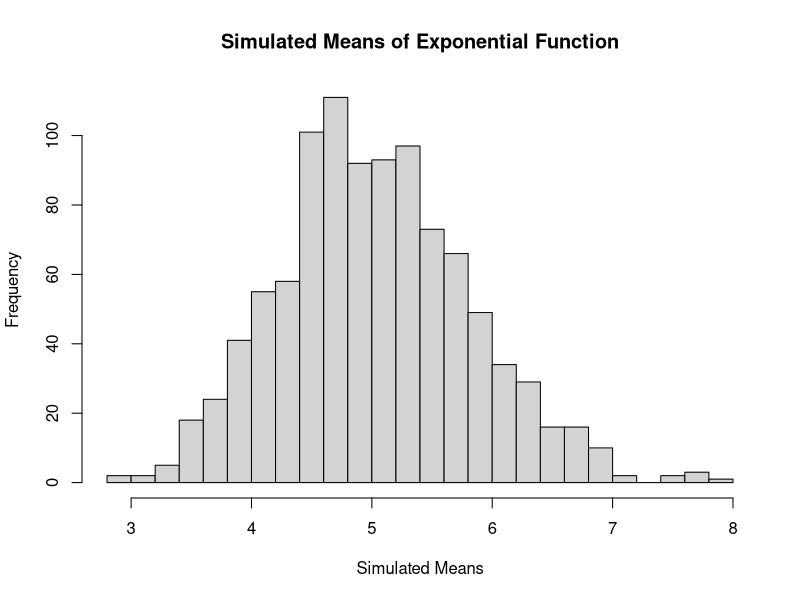
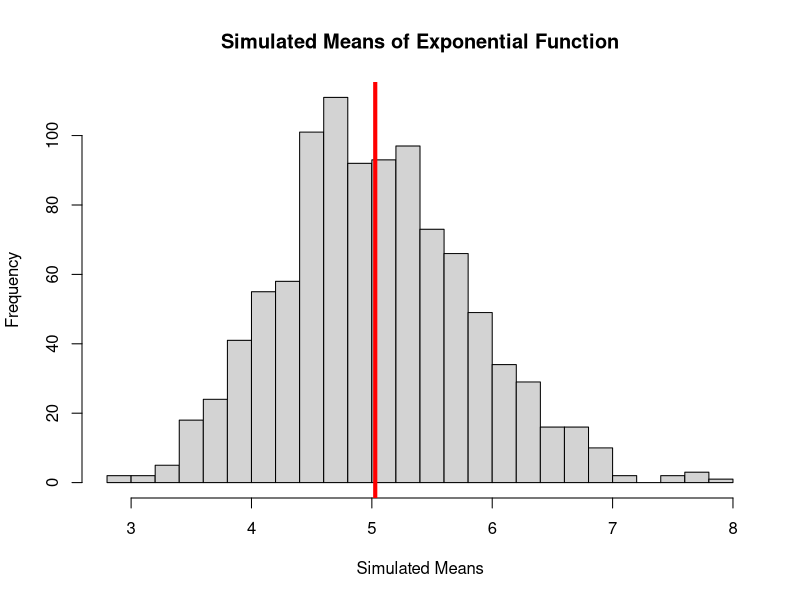
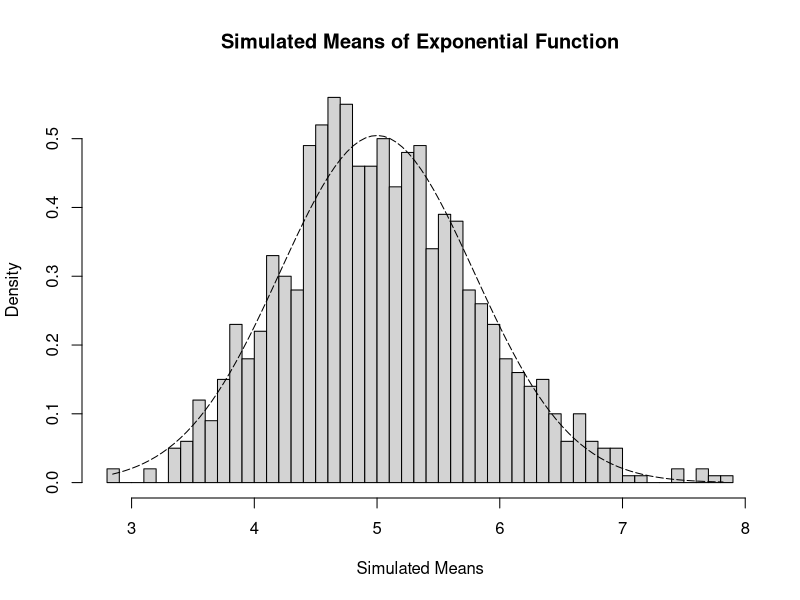
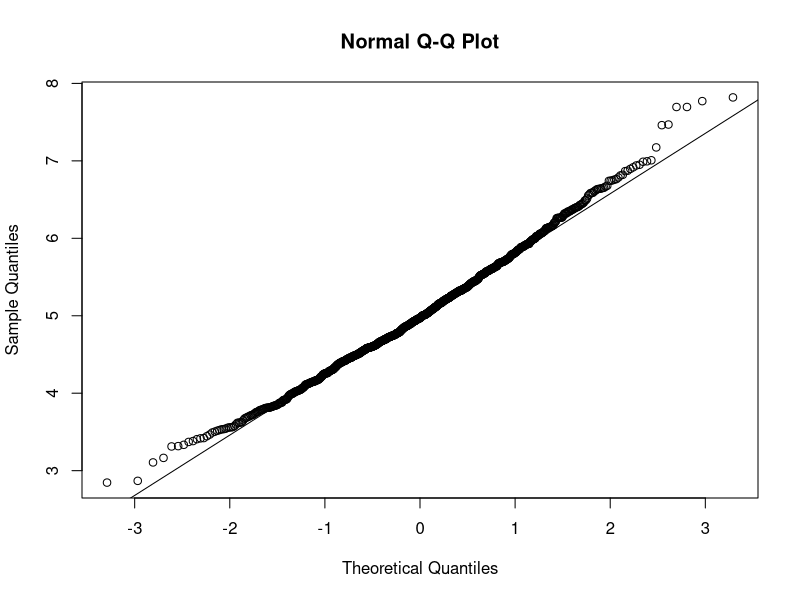
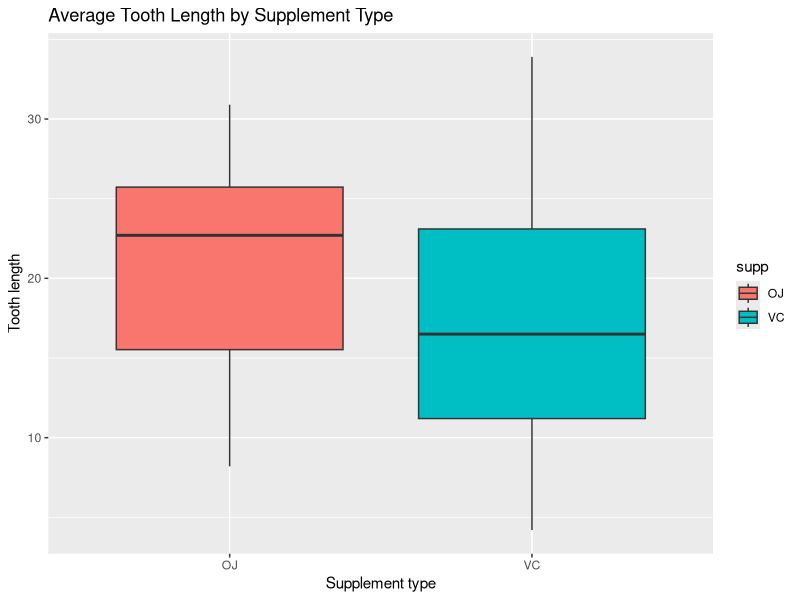
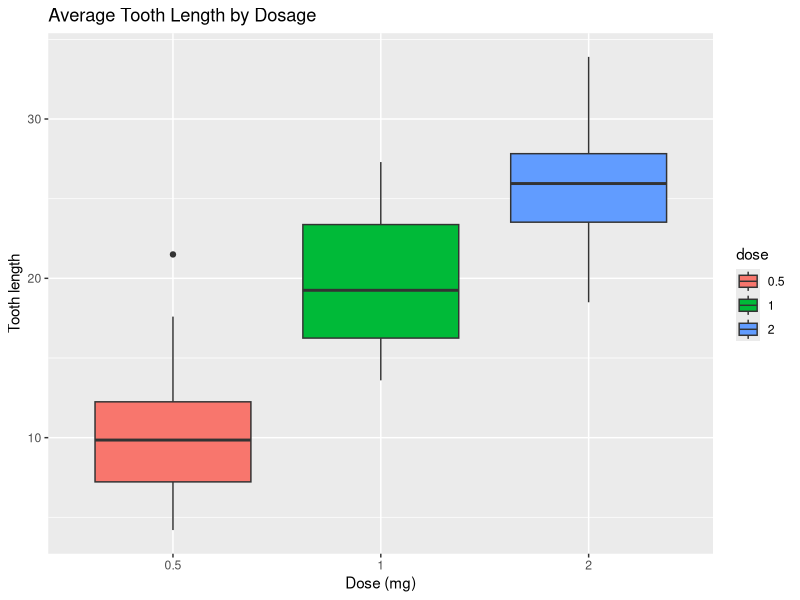

Reproduce these figures in R, in order.
## ---- chunk 1
set.seed(525)
lambda <- 0.2 
n <- 40 
sim <- 1000
## ---- chunk 2
sim_exp <- replicate(sim, rexp(n, lambda))
mean_exp <- apply(sim_exp, 2, mean)

hist(mean_exp, breaks=20, main="Simulated Means of Exponential Function", xlab="Simulated Means")
## ---- chunk 3
hist(mean_exp, breaks=20, main="Simulated Means of Exponential Function", xlab="Simulated Means")
abline(v=mean(mean_exp), lwd="4", col="red")
## ---- chunk 4
mean(mean_exp)
## ---- chunk 5
sd(mean_exp)
## ---- chunk 6
sd(mean_exp)^2
## ---- chunk 7
hist(mean_exp, prob=TRUE, breaks=40, main="Simulated Means of Exponential Function", xlab="Simulated Means")
x <- seq(min(mean_exp), max(mean_exp), length=100)
y <- dnorm(x, mean=1/lambda, sd=(1/lambda/sqrt(n)))
lines(x, y, pch=22, col="black", lty=5)
## ---- chunk 8
qqnorm(mean_exp)
qqline(mean_exp)
## ---- chunk 9
library(ggplot2)
library(datasets)
data(ToothGrowth)
## ---- chunk 10
str(ToothGrowth)
## ---- chunk 11
summary(ToothGrowth)
## ---- chunk 12
ToothGrowth$dose<-as.factor(ToothGrowth$dose)
## ---- chunk 13
g <- ggplot(aes(x=supp, y=len), data=ToothGrowth) 
g <- g + geom_boxplot(aes(fill=supp))
g <- g + ggtitle("Average Tooth Length by Supplement Type")
g <- g + xlab("Supplement type") 
g <- g + ylab("Tooth length")
g
## ---- chunk 14
g2 <- ggplot(aes(x=dose, y=len), data=ToothGrowth) 
g2 <- g2 + geom_boxplot(aes(fill=dose))
g2 <- g2 + ggtitle("Average Tooth Length by Dosage")
g2 <- g2 + xlab("Dose (mg)") 
g2 <- g2 + ylab("Tooth length")
g2
## ---- chunk 15
t.test(len~supp,data=ToothGrowth)
## ---- chunk 16
ToothGrowth_doses_0.5_1.0 <- subset (ToothGrowth, dose %in% c(0.5, 1.0)) 
ToothGrowth_doses_0.5_2.0 <- subset (ToothGrowth, dose %in% c(0.5, 2.0)) 
ToothGrowth_doses_1.0_2.0 <- subset (ToothGrowth, dose %in% c(1.0, 2.0))
## ---- chunk 17
t.test(len~dose,data=ToothGrowth_doses_0.5_1.0)
## ---- chunk 18
t.test(len~dose,data=ToothGrowth_doses_0.5_2.0)
## ---- chunk 19
t.test(len~dose,data=ToothGrowth_doses_1.0_2.0)
